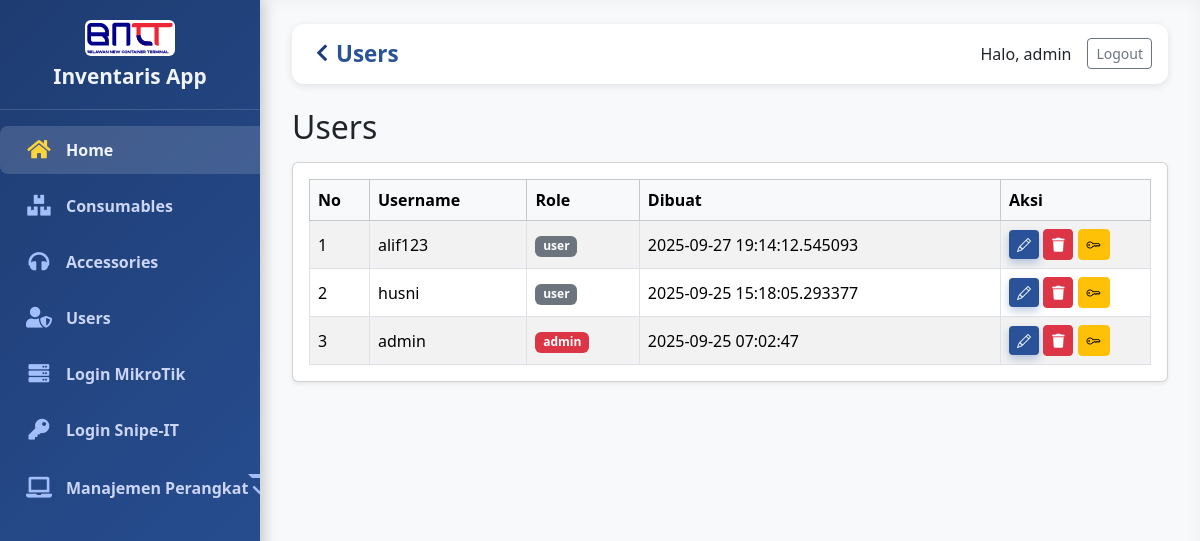
The app's page /users (signed in) with its own data.
### tables this page shows
CREATE TABLE users (
    id INTEGER PRIMARY KEY AUTOINCREMENT,
    username TEXT UNIQUE NOT NULL,
    password TEXT NOT NULL
, role TEXT NOT NULL DEFAULT 'user', created_at TEXT);

### app.py (the view)
@app.route("/users")
@login_required
def users_page():
    db = get_db()
    cur = db.execute("SELECT id, username, password, role, created_at FROM users ORDER BY created_at DESC")
    users = cur.fetchall()
    return render_template(
        "users.html",
        title="Users",
        users=users,
        current_role=session.get("role")  # kirim role ke template
    )

### app.py (called while the page is built)
def get_db():
    db = getattr(g, "_database", None)
    if db is None:
        db = g._database = sqlite3.connect(DB_PATH)
        db.row_factory = sqlite3.Row  # biar bisa diakses kayak dict
    return db

def login_required(f):
    @wraps(f)
    def decorated_function(*args, **kwargs):
        if not session.get("user_id"):
            flash("Silakan login terlebih dahulu.", "warning")
            return redirect(url_for("login"))
        return f(*args, **kwargs)
    return decorated_function

### templates/users.html (shortened to what this page needs)
<!DOCTYPE html>
<html lang="en">
<head>
    <link rel="stylesheet" href="https://cdn.jsdelivr.net/npm/bootstrap-icons@1.11.3/font/bootstrap-icons.css">
</head>
<body>
{% extends "base.html" %}
{% block content %}
<h2 class="mb-3">Users</h2>
<div class="card shadow-sm">
    <div class="card-body">
        <div class="table-responsive">
        <table class="table table-striped table-bordered align-middle mb-0">
            <thead class="table-light">
            <tr>
                <th style="width:60px;">No</th>
                <th>Username</th>
                <th>Role</th>
                <th>Dibuat</th>
                {% if current_role == 'admin' %}
                <th style="width:150px;">Aksi</th>
                {% endif %}
            </tr>
            </thead>
            <tbody>
            {% for u in users %}
            <tr>
                <td>{{ loop.index }}</td>
                <td>{{ u.username }}</td>
                <td>
                {% if u.role == 'admin' %}
                    <span class="badge bg-danger">admin</span>
                {% else %}
                    <span class="badge bg-secondary">user</span>
                {% endif %}
                </td>
                <td>{{ u.created_at }}</td>
                {% if current_role == 'admin' %}
                    <td>
                        <a href="{{ url_for('edit_user', user_id=u.id) }}"
                        class="btn btn-sm btn-primary"
                        title="Edit User">
                            <i class="bi bi-pencil"></i>
                        </a>
                        <form action="{{ url_for('delete_user', user_id=u.id) }}" method="post" style="display:inline;">
                            <button type="submit" class="btn btn-sm btn-danger"
                                    onclick="return confirm('Yakin mau hapus user {{ u.username }}?')">
                                <i class="fas fa-trash"></i>
                            </button>
                        </form>
                        {% if session.role == 'admin' %}
                        <form action="{{ url_for('reset_password', user_id=u.id) }}"
                            method="post"
                            style="display:inline;">
                            <button type="submit" class="btn btn-sm btn-warning"
                                    title="Reset Password"
                                    onclick="return confirm('Reset password untuk {{u.username}}?')">
                                <i class="bi bi-key"></i>
                            </button>
                        </form>
                        {% endif %}
                    </td>
                    {% endif %}
            </tr>
            {% endfor %}
            </tbody>
        </table>
        </div>
    </div>
</div>
{% endblock %}

### templates/base.html (shortened to what this page needs)
    <!doctype html>
    <html lang="en">
    <head>
    <link href="https://cdn.jsdelivr.net/npm/bootstrap@5.3.7/dist/css/bootstrap.min.css" rel="stylesheet" />
    <link
        rel="stylesheet"
        href="https://cdnjs.cloudflare.com/ajax/libs/font-awesome/5.15.3/css/all.min.css"/>
    </head>
    <body>
    <div class="d-flex">
        {% if session.get('username') %}
        <nav class="sidebar" id="sidebar" aria-label="Sidebar Navigation">
        <div class="sidebar-header d-flex flex-column align-items-center text-center">
            <img src="{{ url_for('static', filename='img/logo.svg') }}" alt="Logo" class="brand-logo mb-2">
            <h5 class="mb-0">Inventaris App</h5>
        </div>
        <ul class="nav flex-column">
            <li class="nav-item mb-2">
            <a class="nav-link active" href="{{ url_for('home') }}">
                <i class="fas fa-home"></i>
                <span>Home</span>
            </a>
            </li>
            <li class="nav-item mb-2">
            <a class="nav-link" href="{{ url_for('consumables') }}">
                <i class="fas fa-boxes"></i>
                <span>Consumables</span>
            </a>
            <li class="nav-item mb-2">
                <a class="nav-link" href="{{ url_for('accessories') }}">
                    <i class="fas fa-headphones"></i>
                    <span>Accessories</span>
                </a>
            </li>
            {% if session.get('role') == 'admin' %}
            <li class="nav-item mb-2">
                <a class="nav-link" href="{{ url_for('users_page') }}">
                    <i class="fas fa-user-shield"></i>
                    <span>Users</span>
                </a>
            </li>
            {% endif %}
            <li class="nav-item mb-2">
                <a class="nav-link" href="{{ url_for('mikrotik_login') }}">
                    <i class="fas fa-server"></i>
                    <span>Login MikroTik</span>
                </a>
            </li>
            <li class="nav-item mb-2">
                <a class="nav-link" href="{{ url_for('snipeit_login') }}">
                    <i class="fas fa-key"></i>
                    <span>Login Snipe-IT</span>
                </a>
                </li>
            <li class="nav-item mb-2">
                <div class="dropdown">
                    <a class="nav-link dropdown-toggle" href="#" role="button" data-bs-toggle="dropdown" aria-expanded="false">
                        <i class="fas fa-laptop"></i>
                        <span>Manajemen Perangkat</span>
                    </a>
                </div>
            </li>
        </ul>
        </nav>
        <main class="main-content flex-grow-1" role="main">
        <nav class="navbar navbar-expand-lg navbar-light">
            <button class="btn" id="toggleBtn" aria-label="Toggle Sidebar">
                <i class="fas fa-chevron-left"></i>
            </button>
            <div class="container-fluid px-0 d-flex justify-content-between align-items-center">
                <a class="navbar-brand d-flex align-items-center gap-2" href="#">
                    <span>{{ title }}</span>
                </a>
                {% if session.get('username') %}
                <div class="d-flex align-items-center">
                    <span class="me-3">Halo, {{ session.username }}</span>
                    <a href="{{ url_for('logout') }}" class="btn btn-outline-secondary btn-sm">Logout</a>
                </div>
                {% endif %}
            </div>
        </nav>
        {% endif %}
        <div class="container-fluid px-0">
            {% block content %}{% endblock %}
        </div>
        </main>
    </div>
    </body>
    </html>

### templates/base.html (style rules this page uses)
body, html { margin: 0; padding: 0; height: 100%; font-family: 'Segoe UI', Tahoma, Geneva, Verdana, sans-serif; background: #f8f9fa; }
.sidebar { min-height: 100vh; width: 260px; background: linear-gradient(135deg, #1e3c72, #2a5298); box-shadow: 3px 0 15px rgba(0, 0, 0, 0.2); transition: width 0.4s cubic-bezier(0.4, 0, 0.2, 1); overflow: hidden; display: flex; flex-direction: column; color: #e0e6f1; position: fixed; top: 0; left: 0; z-index: 1030; }
.sidebar-header { padding: 1.25rem 1.5rem; display: flex; justify-content: space-between; align-items: center; border-bottom: 1px solid rgba(255, 255, 255, 0.15); user-select: none; }
.sidebar-header h5 { font-weight: 700; font-size: 1.3rem; color: #f0f4ff; white-space: nowrap; transition: opacity 0.3s ease, transform 0.3s ease; }
#toggleBtn { background: transparent; border: none; color: #1e3983ff; font-size: 1.2rem; cursor: pointer; transition: transform 0.3s ease; padding: 0.25rem 0.5rem; border-radius: 6px; }
.nav { flex-grow: 1; padding-top: 1rem; overflow-y: auto; }
.nav-link { display: flex; align-items: center; color: #cbd5f7; font-weight: 600; font-size: 1rem; padding: 0.75rem 1.5rem; border-radius: 8px; transition: background-color 0.3s ease, color 0.3s ease; white-space: nowrap; user-select: none; }
.nav-link i { font-size: 1.3rem; width: 30px; text-align: center; color: #a3bffa; transition: color 0.3s ease; flex-shrink: 0; }
.nav-link span { margin-left: 12px; opacity: 1; transition: opacity 0.3s ease, transform 0.3s ease; display: inline-block; }
.nav-link.dropdown-toggle { position: relative; }
.nav-link.dropdown-toggle::after { content: '\f078'; font-family: 'Font Awesome 5 Free'; font-weight: 900; margin-left: auto; transition: transform 0.3s ease; color: #a3bffa; }
.nav-link:hover, .nav-link.active { background-color: rgba(255, 255, 255, 0.15); color: #f0f4ff; }
.nav-link:hover i, .nav-link.active i { color: #ffd43b; }
.main-content { margin-left: 260px; padding: 1.5rem 2rem; min-height: 100vh; background: #f8f9fa; transition: margin-left 0.4s cubic-bezier(0.4, 0, 0.2, 1); box-shadow: inset 0 0 15px rgba(0, 0, 0, 0.05); }
.brand-logo { height: 36px; width: auto; border-radius: 6px; background: #ffffff; padding: 2px; }
.sidebar-header .brand-logo { margin-bottom: .5rem; }
.navbar { background: #ffffff; box-shadow: 0 2px 8px rgba(0, 0, 0, 0.1); border-radius: 12px; padding: 0.5rem 1rem; margin-bottom: 1.5rem; }
.navbar-brand { font-weight: 700; font-size: 1.4rem; color: #2a5298; }
.btn-primary { background: #2a5298; border: none; font-weight: 600; box-shadow: 0 4px 8px rgba(42, 82, 152, 0.3); transition: background-color 0.3s ease, box-shadow 0.3s ease; }

### records on screen
users: username "alif123", role "user", created_at "2025-09-27 19:14:12.545093"
users: username "husni", role "user", created_at "2025-09-25 15:18:05.293377"
users: username "admin", role "admin", created_at "2025-09-25 07:02:47"

### other values on screen
{{ title }} "Users"
{{ session.username }} "admin"
